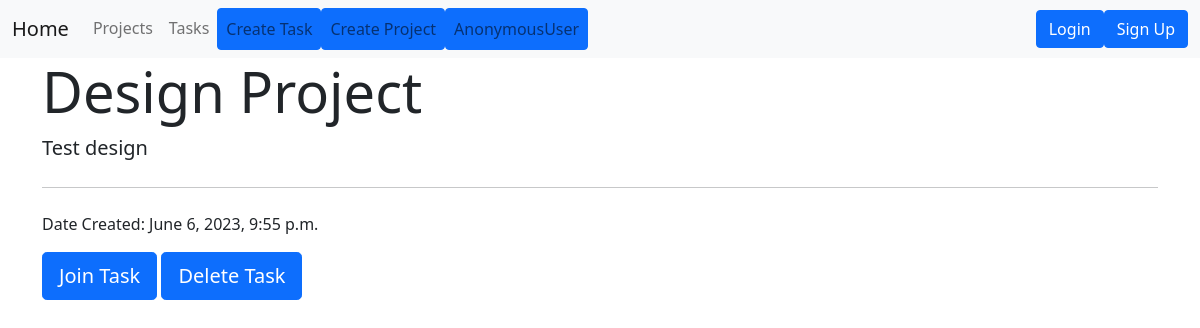
The page /tasks/1 on the database as committed earlier.
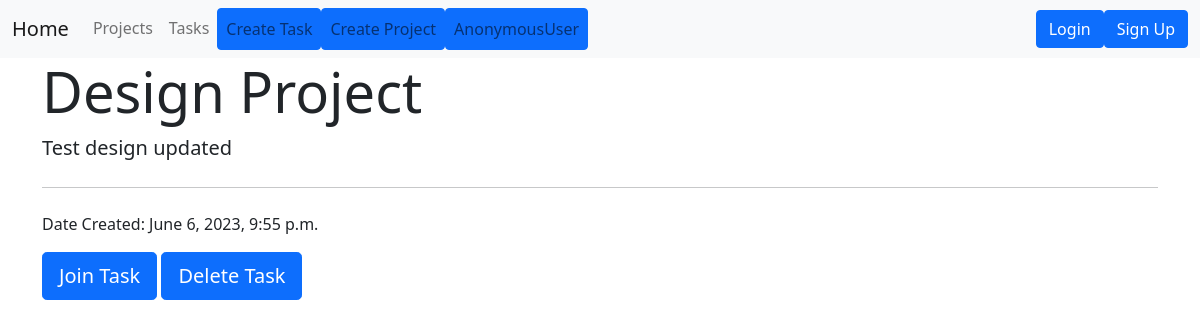
The same page on the database as committed later.
### projects/models.py (models this page shows)
class Task(models.Model):
    TODO="TO DO"
    COMPLETED='COMPLETED'
    INPROGRESS='IN-PROGRESS'
    STATUS_CHOICES = [
        (TODO, 'TO DO'),
        (COMPLETED, 'COMPLETED'),
        (INPROGRESS, 'IN-PROGRESS'),
    ]
    title = models.CharField(max_length=150)
    description = models.TextField(null=True,blank=True)
    project = models.ForeignKey(Project,null=True,blank=True, on_delete=models.CASCADE)
    assignee = models.ForeignKey(User, null=True,blank=True, on_delete=models.SET_NULL)
    date_created = models.DateTimeField(auto_now_add=True)
    due_date = models.DateField(null=True,blank=True)
    status = models.CharField(max_length=50, choices=STATUS_CHOICES,null=True,blank=True,default= TODO)

### projects/views.py (the view)
# urls.py: path('tasks/<int:pk>', views.taskDetail, name ='task-detail'),
def taskDetail(request,pk):
    task = get_object_or_404(Task, id=pk)
    context = {'task':task}
    return render(request, 'projects/task-detail.html',context)

### projects/templates/projects/task-detail.html
{% extends 'projects/base.html' %}
{% block content %}
<div class="container ">
     <div class="row ">
        <div class="col-md-12 ">
              <div class="jumbotron">
                <h4 class="display-4">{{task.title}}</h4>
                <p class="lead">{{task.description}}</p>
                <hr class="my-4">
                <p>Date Created:  {{task.date_created}}</p>
                  {% if task.assignee != request.user%}
                <a class="btn btn-primary btn-lg" href="{% url 'join-task' task.id%}" role="button">Join Task</a>
                <a class="btn btn-primary btn-lg" href="{% url 'delete-task' task.id%}" role="button">Delete Task</a>
                {% endif %}
              </div>
        </div>
     </div>
  </div>
{% endblock %}

Rows that differ between the two databases and show on the page:
changed Task "Design Project": description "Test design" → "Test design updated"
